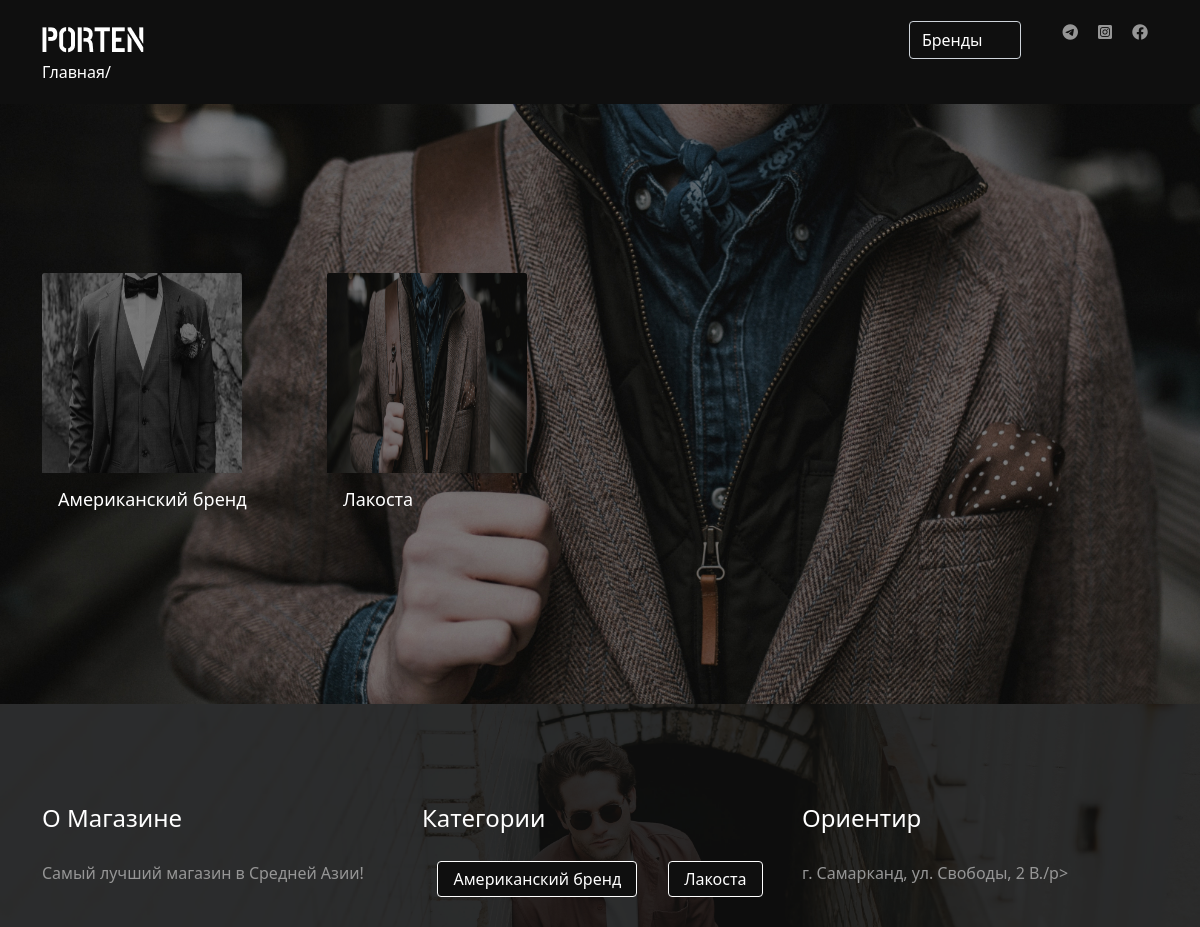
Page /collections/ on the committed database.
### main/models.py (models this page shows, shortened)
class Category(models.Model):
    name = models.CharField(max_length=200, verbose_name='Категория')
    slug = models.SlugField(verbose_name='Ключ')
    img = models.ImageField(upload_to='img/', verbose_name='Фото для категория')
    text = models.TextField(verbose_name='Описание')
    date = models.DateField(auto_now_add=True, blank=True, null=True, verbose_name='Дата создание')
    date_update = models.DateTimeField(auto_now=True, null=True, blank=True, verbose_name='Дата изменения')
    class Meta:
        verbose_name = 'Категория'
        verbose_name_plural = 'Категории'

class Our(models.Model):
    name = models.TextField(verbose_name='О магазине')
    text = models.CharField(max_length=200, verbose_name='Адрес')
    date = models.DateField(auto_now_add=True, null=True, blank=True, verbose_name='')
    date_update = models.DateTimeField(auto_now=True, null=True, blank=True, verbose_name='')
    class Meta:
        verbose_name = 'О нас имформация '
        verbose_name_plural = 'О нас информации'

### main/views.py (the view)
# urls.py: path('collections/', views.categories, name='categories'),
def categories(request):
    template = 'main/categories.html'
    categories = Category.objects.all()
    paginator = Paginator(categories, 8)
    page_number = request.GET.get('page')
    page_object = paginator.get_page(page_number)
    networks = Network.objects.all()
    ours = Our.objects.all()
    list_network = []
    for net in networks:
        list_network.append(net)
    if list_network[0] and list_network[1] and list_network[2]:
        telegram = list_network[0]
        instagram = list_network[1]
        facebook = list_network[2]
    else:
        telegram = '##'
        instagram = '##'
        facebook = '##'
    context = {
        'categories': categories,
        'page_object': page_object,
        'telegram': telegram,
        'instagram': instagram,
        'facebook': facebook,
        'ours': ours,
    }
    return render(request, template, context)

### main/templates/main/categories.html (shortened to what this page needs)
{% extends 'wrapper.html' %}
{% block content %}
{% include 'blocks/header.html' %}
     <section class="main-section">
            <div class="container">
                <div class="categories-bar row">
                    {% for category in page_object %}
                    <div class="receipts-watch col-3">
                        <a href="{% url 'category_detail' category.slug%}">
                        <img src="{{category.img.url}}" class="card-img-top" alt="watch">
                        </a>
                        <div class="card-body">
                            <div class="watch-info">
                                <h4 class="watch-name">{{category.name}}</h4>
                            </div>
                        </div>
                    </div>
                    {% endfor %}
                </div>
            </div>
        </section>
{% endblock %}

### main/templates/blocks/footer.html
<footer class="footer" id="footer">
            <div class="container">
                <div class="footer-info row">
                    <div class="magazin col-4">
                        <h2 class="footer-title">О Магазине</h2>
                        {% for our in ours %}
                        <p class="text-color">{{our.name}}!</p>
                        {% endfor %}
                    </div>
                    <div class="categories col-4">
                        <h2 class="footer-title">Категории</h2>
                        <div class="footer-buttons">
                            {% for category in categories %}
                            <a href="{% url 'category_detail' category.slug %}">
                            <button class="btn btn-dark">{{category.name}}</button>
                            </a>
                            {% endfor %}
                        </div>
                    </div>
                    <div class="mailings col-4">
                        <h2 class="footer-title">Ориентир</h2>
                        {% for our in ours %}
                        <p class="text-color">{{our.text}}/p>
                            {% endfor %}
                    </div>
                </div>
            </div>
</footer>

### main/static/css/categories.css (style rules this page uses)
.main-section { padding: 100px 0; }
.categories-bar { display: flex; justify-content: flex-start; flex-wrap: wrap; }
.card-img-top { max-width: 250px; height: 200px; background-color: #191B1C; }
.watch-name { font-size: 18px; color: white; }

### main/static/css/main.css (style rules this page uses)
.main-section { background-image: url(../img/Rectangle\ 3.jpg); height: 600px; background-size: cover; display: flex; justify-content: space-around; align-items: center; flex-direction: column; }
.card-img-top { width: 200px; background-color: #191B1C; }
.watch-name { font-size: 18px; color: white; }

### main/static/css/product.css (style rules this page uses)
.main-section { padding: 100px 0; }
.card-img-top { width: 200px; background-color: #191B1C; }
.watch-name { font-size: 18px; color: white; }

### main/static/css/shared.css (style rules this page uses)
* { padding: 0; margin: 0; box-sizing: border-box; }
.text-color { color: #969696; }
.btn { color: white; border-color: white; padding: 5px 15px; }
.footer { padding-top: 100px; background-image: url(../img/Rectangle\ 15.png); background-size: cover; }
.footer-title { font-size: 24px; color: white; font-weight: 300; padding-bottom: 20px; }
.footer-buttons { display: flex; justify-content: space-around; flex-wrap: wrap; }
.footer-buttons .btn-dark { background-color: #0F0F0F; margin-bottom: 30px; }

### rows in the picture
Category: img (picture), name "Американский бренд"
Category: img (picture), name "Лакоста"
Our: name "Самый лучший магазин в Средней Азии", text "г. Самарканд, ул. Свободы, 2 В."
